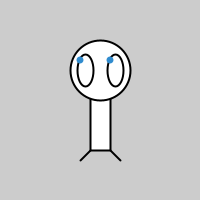
Frame 1 (no input)
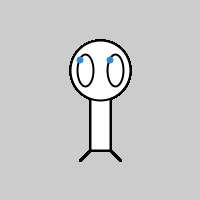
Frame 60 (the mouse pressed at the canvas centre just before this capture)
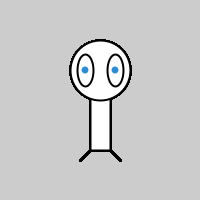
Frame 120 (the mouse held since frame 60 and released just before this capture)

The Processing sketch that drew these frames (run headless with seeded random() and noise(); from frame 60 on, the mouse is pressed at the canvas centre):

// Processing sketch: processing_79531
// ── processing_79531.pde

void setup(){
size(200,200);
}


void draw()
{
rectMode(CENTER);
fill(255,255,255);
strokeWeight(2);
stroke(0);
rect(100,100,20,100);
ellipse(100,70,60,60);
ellipse(85,70,16,32); 
ellipse(115,70,16,32); 
line(90,150,80,160);
line(110,150,120,160);
fill(48,139,206);
noStroke();
ellipse(85+(mouseX-width/2)/18,70+(mouseY-width/2)/10,7,7); 
ellipse(115+(mouseX-width/2)/18,70+(mouseY-width/2)/10,7,7); 



}
